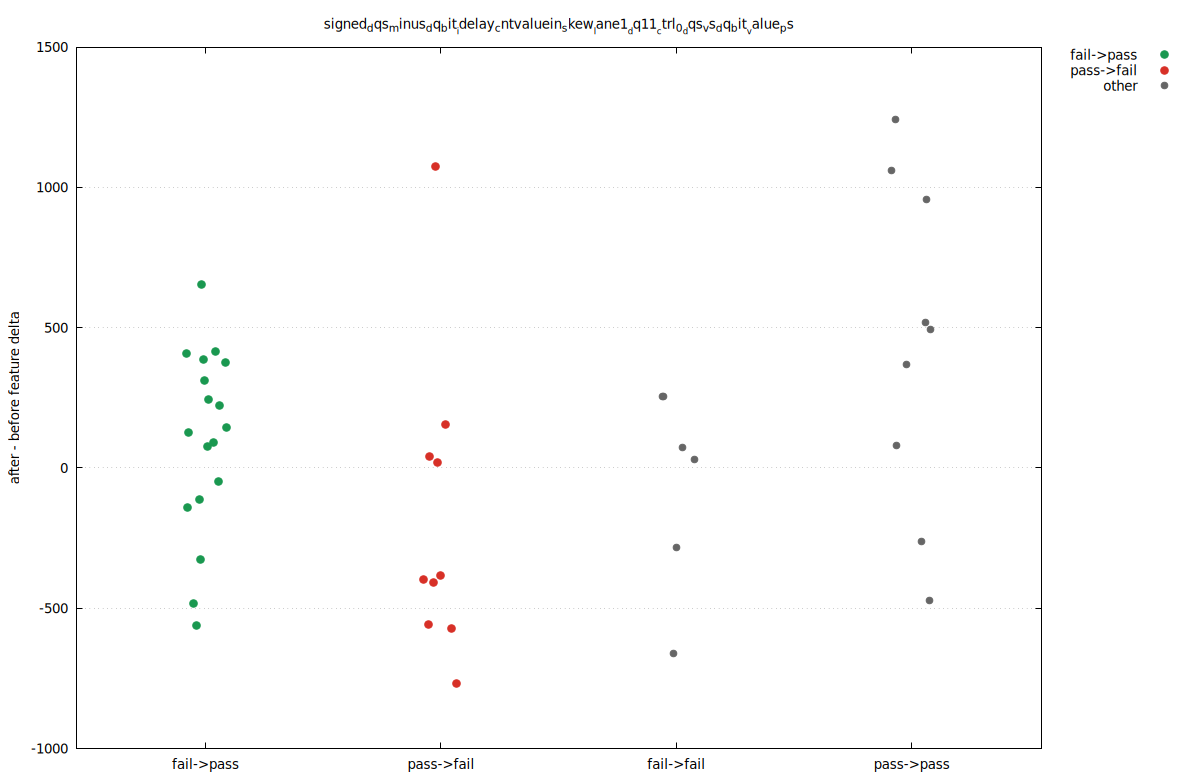

This figure's gnuplot source:
set terminal pngcairo size 1200,780 enhanced font 'DejaVu Sans,10'
set output 'delta_09.png'
set datafile separator comma
set key outside right top
set grid ytics
set xrange [0.45:4.55]
set xtics ('fail->pass' 1, 'pass->fail' 2, 'fail->fail' 3, 'pass->pass' 4)
set ylabel 'after - before feature delta'
set title 'signed_dqs_minus_dq_bit__idelay_cntvaluein_skew__lane1__dq11__ctrl_0__dqs_vs_dq_bit__value_ps'
plot \
  'delta_09.dat' using 1:3 with points pt 7 ps 1.25 lc rgb '#1a9850' title 'fail->pass', \
  'delta_09.dat' using 1:4 with points pt 7 ps 1.25 lc rgb '#d73027' title 'pass->fail', \
  'delta_09.dat' using 1:5 with points pt 7 ps 1.1 lc rgb '#666666' title 'other'
